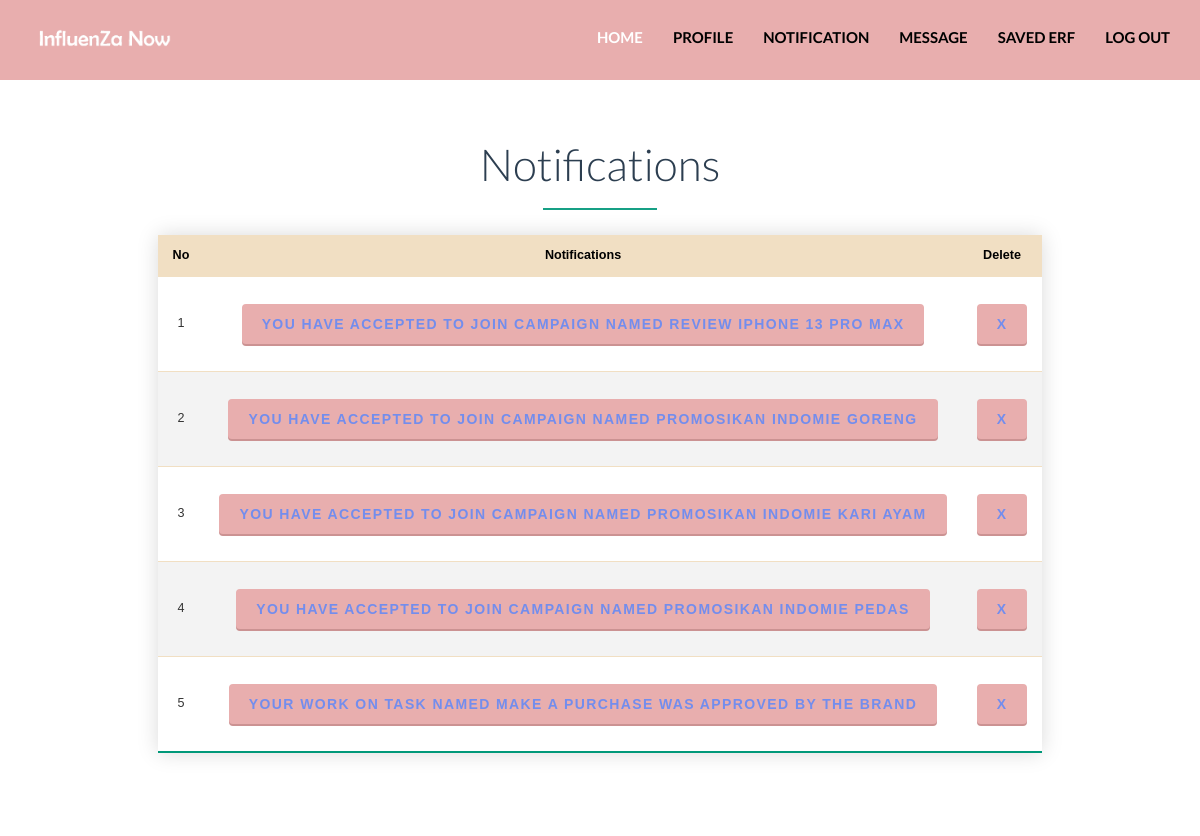
Screenshot of /resource/script/dashboard/influencer/notification.php (signed in) with the database file from the repository.
### tables this page shows
CREATE TABLE `inf_notifications` (
  `inf_notif_id` bigint(20) NOT NULL,
  `inf_notif_desc` varchar(200) NOT NULL,
  `inf_notif_link` varchar(200) DEFAULT NULL,
  `hide` tinyint(1) DEFAULT '0',
  `inf_id` bigint(20) DEFAULT NULL
);

### public/includes/globalFunctions.php (called while the page is built, shortened)
<?php
function query( $sql ) {
    global $conn;
    $result = mysqli_query($conn, $sql);
    $rows = [];
    while( $row = mysqli_fetch_assoc($result) ) {
        $rows[] = $row;
    }
    return $rows;
}
?>

### public/resource/script/dashboard/influencer/notification.php (the view, shortened to what this page needs)
<?php
require __DIR__.'/../../../../includes/connection.php';
require __DIR__.'/../../../../includes/globalFunctions.php';
$inf_id = $_SESSION['inf_id'];
$notif_list = query("SELECT * FROM inf_notifications WHERE inf_id = $inf_id AND hide = 0");
?>
<!DOCTYPE html>
<html lang="en" style="height:100%;">
    <head>
        <link href="../../../bootstrap/css/bootstrap.min.css" rel="stylesheet">
        <link href="../../../style/css/font-awesome.min.css" rel="stylesheet">
        <link rel="stylesheet" href="https://cdnjs.cloudflare.com/ajax/libs/font-awesome/4.7.0/css/font-awesome.min.css">
        <link href="../../../style/css/style-library-1.css" rel="stylesheet">
        <link href="../../../style/css/plugins.css" rel="stylesheet">
        <link href="../../../style/css/blocks.css" rel="stylesheet">
        <link href="../../../style/css/table.css" rel="stylesheet">
    </head>
    <body data-spy="scroll" data-target="nav">
    <header id="header-1" class="soft-scroll header-1">
            <nav class="main-nav navbar-fixed-top headroom headroom--pinned">
                <div class="container">
                    <div class="navbar-header">
                        <a href="#">
                            <img src="../../../images/logo-white.png" class="brand-img img-responsive">
                        </a>
                    </div>
                    <div class="collapse navbar-collapse">
                        <ul class="nav navbar-nav navbar-right">
                            <li class="active nav-item">
                                <a href="home.php">Home</a>
                            </li>
                            <li class="nav-item">
                                <a href="infProfile.php">Profile</a>
                            </li>
                            <li class="nav-item">
                                <a href="notification.php">Notification</a>
                            </li>
                            <li class="nav-item dropdown">
                                <a href="#">Message </a>
                            </li>
                            <li class="nav-item">
                                <a href="savedERF.php">Saved ERF</a>
                            </li>
                            <li class="nav-item">
                            <a href="../../login/influencerlogin/logout.php">Log Out</a>
                            </li>
                        </ul>
                    </div>
                </div>
            </nav>
        </header>
        <section class="content-block gallery-1 gallery-1-1">
            <div class="container">
                <div class="underlined-title">
                    <h1>Notifications</h1>
                    <hr>
                    <center>
                    <?php if( !empty($notif_list[0]['inf_notif_id']) ): ?>
                        <table class="styled-table">
                            <thead>
                                <tr>
                                    <th>No</th>
                                    <th>Notifications</th>
                                    <th>Delete</th>
                                </tr>
                            </thead>
                            <tbody>
                                <?php for($i = 0; $i < sizeof($notif_list); $i++): ?>
                                    <tr>
                                        <td><?= $i+1; ?></td>
                                        <td>
                                            <button class="btn btn-primary" onclick="window.location = '<?= $notif_list[$i]['inf_notif_link']; ?>'">
                                                <?= $notif_list[$i]['inf_notif_desc']; ?>
                                            </button>
                                        </td>
                                        <td>
                                            <button class="btn btn-primary" onclick="window.location = 'hideNotif.php?notif_id=<?= $notif_list[$i]['inf_notif_id'] ?>'">X</button>
                                        </td>
                                    </tr>
                                <?php endfor; ?>
                            </tbody>
                        </table>
                    <?php endif; ?>
                    </center>
                </div>
            </div>
        </section>
    </body>
</html>

### public/resource/style/css/style-library-1.css (style rules this page uses)
body { font-family: "Open Sans", Helvetica, Arial, sans-serif; color: #333333; background: #ffffff; overflow-x: hidden; -webkit-font-smoothing: antialiased; -moz-osx-font-smoothing: grayscale; }
h1, h2, h3, h4, h5, h6, .h1, .h2, .h3, .h4, .h5, .h6 { font-family: 'Lato', Helvetica, Arial, sans-serif; line-height: 1.1; }
h1, h2, h3 { margin-bottom: 20px; font-weight: 300; }
h1, .h1 { font-size: 44px; }
a { color: #1abc9c; }
ul { list-style: none; position: relative; padding-left: 22px; }
ul li, ol li { font-size: 14px; color: #515157; margin-bottom: 5px; }
.underlined-title { text-align: center; padding-bottom: 30px; }
.underlined-title h1 { color: #2c3e50; margin: 0; }
.underlined-title hr { width: 10%; border-width: 2px; border-color: #16a085; }
.btn { color: #738DED; padding: 10px 20px; margin: 15px 0; font-size: 14px; font-weight: 600; letter-spacing: 0.1em; text-shadow: none; border: none; text-transform: uppercase; border-radius: 4px; -webkit-border-radius: 4px; -moz-border-radius: 4px; }
.btn.btn-primary { background: #e8aeae; box-shadow: 0 2px #cb9292; }
.content-block { width: 100%; padding: 60px 0 60px 0; z-index: 100; position: relative; background-color: #ffffff; }

### public/resource/style/css/blocks.css (style rules this page uses)
#header-1 { width: 100%; background: none; height: 80px; }
#header-1 .main-nav { background-color: #E8AEAE; border: 0; height: 80px; }
#header-1 .main-nav .nav { margin-top: 12px; }
#header-1 .main-nav .navbar-nav > li a { font-family: 'Lato', sans-serif; font-weight: 700; text-transform: uppercase; font-size: 15px; color: rgb(0, 0, 0); }
#header-1 .main-nav .navbar-nav > li.active a { color: #ffffff; background: none; }
#header-1 .main-nav .navbar-nav > li.active { color: #ffffff; }
#header-1 .brand-img { max-width: 150px; padding: 20px 0; }
.headroom { position: fixed; top: 0; left: 0; right: 0; transition: all .2s ease-in-out; }
.headroom--pinned { top: 0; }
*, *:after, *:before { box-sizing: border-box; }

### public/resource/style/css/table.css (style rules this page uses)
.styled-table { border-collapse: collapse; margin: 25px 0; font-size: 0.9em; font-family: sans-serif; min-width: 400px; box-shadow: 0 0 20px rgba(0, 0, 0, 0.15); }
.styled-table thead tr { background-color: #F1DFC3; color: #000000; text-align: left; }
.styled-table th, .styled-table td { padding: 12px 15px; text-align: center; }
.styled-table tbody tr { border-bottom: 1px solid #F1DFC3; text-align: center; }
.styled-table tbody tr:nth-of-type(even) { background-color: #f3f3f3; }
.styled-table tbody tr:last-of-type { border-bottom: 2px solid #009879; }

### rows the page displays
inf_notifications: inf_notif_desc "YOU HAVE ACCEPTED TO JOIN CAMPAIGN NAMED REVIEW IPHONE 13 PRO MAX"
inf_notifications: inf_notif_desc "YOU HAVE ACCEPTED TO JOIN CAMPAIGN NAMED PROMOSIKAN INDOMIE GORENG"
inf_notifications: inf_notif_desc "YOU HAVE ACCEPTED TO JOIN CAMPAIGN NAMED PROMOSIKAN INDOMIE KARI AYAM"
inf_notifications: inf_notif_desc "YOU HAVE ACCEPTED TO JOIN CAMPAIGN NAMED PROMOSIKAN INDOMIE PEDAS"
inf_notifications: inf_notif_desc "YOUR WORK ON TASK NAMED MAKE A PURCHASE WAS APPROVED BY THE BRAND"
